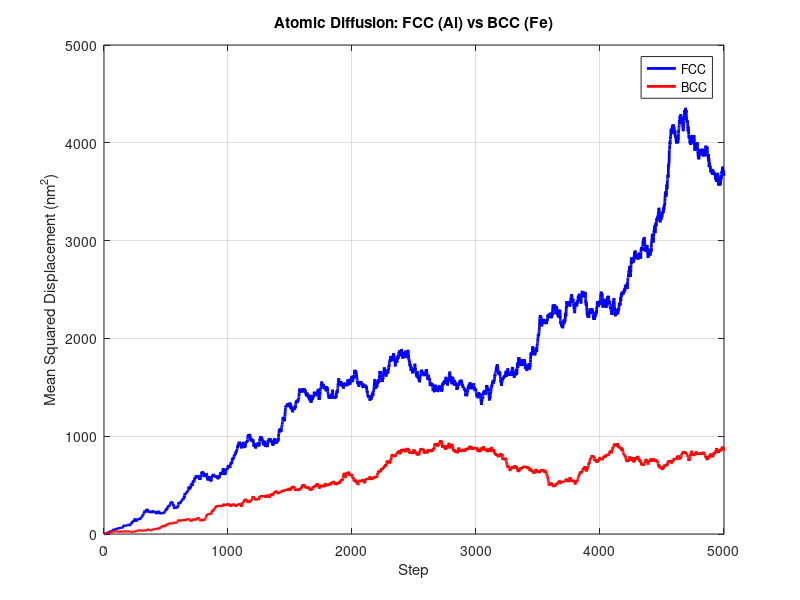
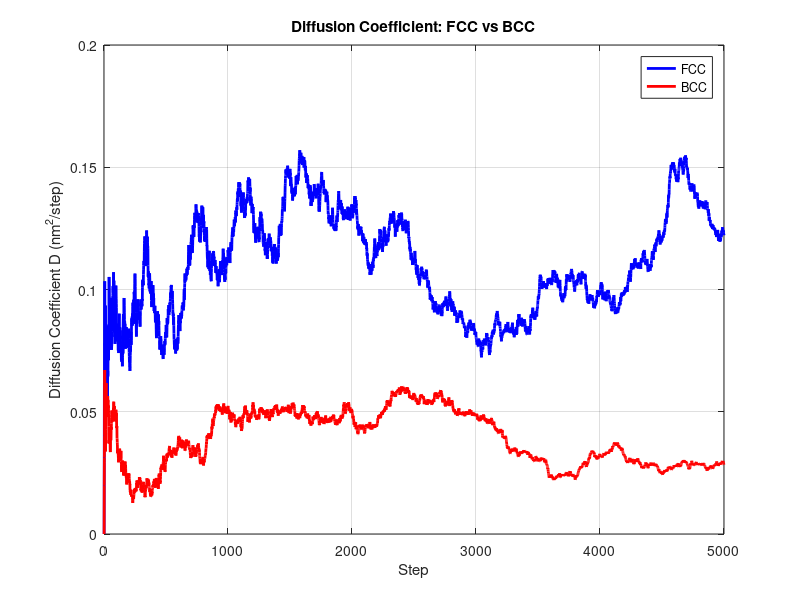
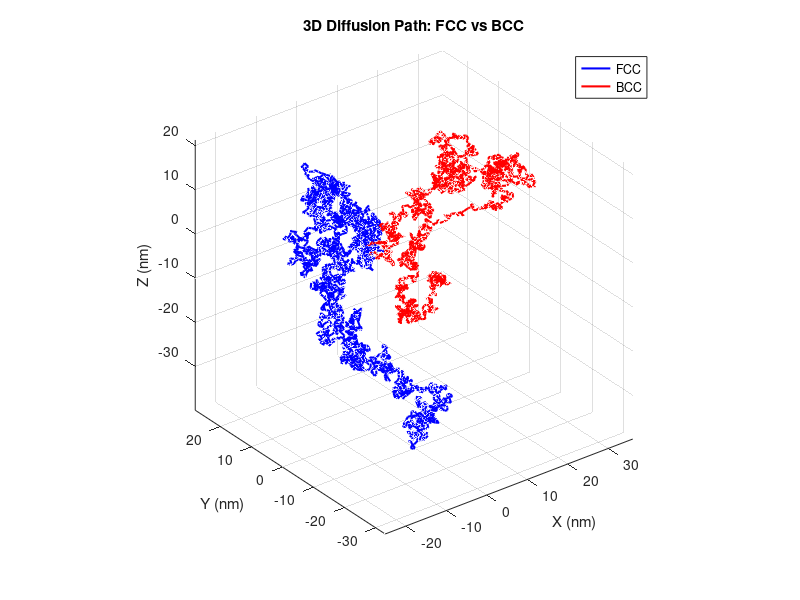

MATLAB code for these plots, in order:
clc; clear; close all;

%% Parameters
Nsteps = 5000;        % Number of diffusion steps
numAtoms = 5;         % Number of diffusing atoms
a_FCC = 0.404;        % Lattice constant FCC Al (nm)
a_BCC = 0.286;        % Lattice constant BCC Fe (nm)

%% Initialize positions [atoms x xyz x steps]
pos_FCC = zeros(numAtoms,3,Nsteps);
pos_BCC = zeros(numAtoms,3,Nsteps);

%% Random walk step function
move_atom = @(pos,a) pos + a*randn(1,3);

%% Simulate diffusion
for step = 2:Nsteps
    for atom = 1:numAtoms
        pos_FCC(atom,:,step) = move_atom(pos_FCC(atom,:,step-1),a_FCC);
        pos_BCC(atom,:,step) = move_atom(pos_BCC(atom,:,step-1),a_BCC);
    end
end

%% Calculate MSD
initial_FCC = repmat(pos_FCC(:,:,1), [1,1,Nsteps]);
initial_BCC = repmat(pos_BCC(:,:,1), [1,1,Nsteps]);

MSD_FCC = squeeze(mean(sum((pos_FCC - initial_FCC).^2,2),1));
MSD_BCC = squeeze(mean(sum((pos_BCC - initial_BCC).^2,2),1));

%% Diffusion Coefficient (Einstein relation)
time = (1:Nsteps)';   % make time a column vector
D_FCC = MSD_FCC ./ (6*time);
D_BCC = MSD_BCC ./ (6*time);

% Average over last 1000 steps for smoother value
D_FCC_avg = mean(D_FCC(end-999:end));
D_BCC_avg = mean(D_BCC(end-999:end));

fprintf('Average Diffusion Coefficient:\nFCC = %.4f nm^2/step, BCC = %.4f nm^2/step\n',...
    D_FCC_avg, D_BCC_avg);

%% Plot MSD
figure;
plot(time,MSD_FCC,'b','LineWidth',2); hold on;
plot(time,MSD_BCC,'r','LineWidth',2);
xlabel('Step'); ylabel('Mean Squared Displacement (nm^2)');
title('Atomic Diffusion: FCC (Al) vs BCC (Fe)');
legend('FCC','BCC'); grid on;

%% Plot Diffusion Coefficient
figure;
plot(time,D_FCC,'b','LineWidth',2); hold on;
plot(time,D_BCC,'r','LineWidth',2);
xlabel('Step'); ylabel('Diffusion Coefficient D (nm^2/step)');
title('Diffusion Coefficient: FCC vs BCC');
legend('FCC','BCC'); grid on;

%% Plot 3D Diffusion Path (first atom only)
figure;
plot3(squeeze(pos_FCC(1,1,:)),squeeze(pos_FCC(1,2,:)),squeeze(pos_FCC(1,3,:)),'b','LineWidth',1.5);
hold on;
plot3(squeeze(pos_BCC(1,1,:)),squeeze(pos_BCC(1,2,:)),squeeze(pos_BCC(1,3,:)),'r','LineWidth',1.5);
xlabel('X (nm)'); ylabel('Y (nm)'); zlabel('Z (nm)');
title('3D Diffusion Path: FCC vs BCC');
legend('FCC','BCC'); grid on; axis equal;
